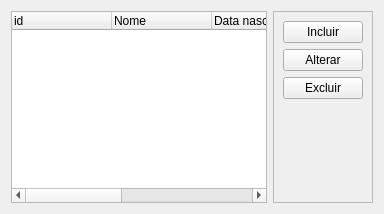
          <widget class="QWidget" name="cad_atletas">
           <attribute name="title">
            <string>Atletas</string>
           </attribute>
           <layout class="QVBoxLayout" name="verticalLayout_16">
            <item>
             <layout class="QHBoxLayout" name="horizontalLayout_9">
              <item>
               <widget class="QTreeWidget" name="tbl_atletas">
                <column>
                 <property name="text">
                  <string>id</string>
                 </property>
                </column>
                <column>
                 <property name="text">
                  <string>Nome</string>
                 </property>
                </column>
                <column>
                 <property name="text">
                  <string>Data nascimento</string>
                 </property>
                </column>
                <column>
                 <property name="text">
                  <string>Grupo</string>
                 </property>
                </column>
                <column>
                 <property name="text">
                  <string>Início</string>
                 </property>
                </column>
                <column>
                 <property name="text">
                  <string>Fim</string>
                 </property>
                </column>
               </widget>
              </item>
              <item>
               <widget class="QFrame" name="frame_11">
                <property name="frameShape">
                 <enum>QFrame::StyledPanel</enum>
                </property>
                <property name="frameShadow">
                 <enum>QFrame::Raised</enum>
                </property>
                <layout class="QVBoxLayout" name="verticalLayout_15">
                 <item>
                  <widget class="QPushButton" name="btn_incluir_atleta">
                   <property name="sizePolicy">
                    <sizepolicy hsizetype="Preferred" vsizetype="Preferred">
                     <horstretch>0</horstretch>
                     <verstretch>0</verstretch>
                    </sizepolicy>
                   </property>
                   <property name="cursor">
                    <cursorShape>PointingHandCursor</cursorShape>
                   </property>
                   <property name="styleSheet">
                    <string notr="true"/>
                   </property>
                   <property name="text">
                    <string>Incluir</string>
                   </property>
                  </widget>
                 </item>
                 <item>
                  <widget class="QPushButton" name="btn_alterar_atleta">
                   <property name="sizePolicy">
                    <sizepolicy hsizetype="Preferred" vsizetype="Preferred">
                     <horstretch>0</horstretch>
                     <verstretch>0</verstretch>
                    </sizepolicy>
                   </property>
                   <property name="cursor">
                    <cursorShape>PointingHandCursor</cursorShape>
                   </property>
                   <property name="styleSheet">
                    <string notr="true"/>
                   </property>
                   <property name="text">
                    <string>Alterar</string>
                   </property>
                  </widget>
                 </item>
                 <item>
                  <widget class="QPushButton" name="btn_excluir_atletas">
                   <property name="sizePolicy">
                    <sizepolicy hsizetype="Preferred" vsizetype="Preferred">
                     <horstretch>0</horstretch>
                     <verstretch>0</verstretch>
                    </sizepolicy>
                   </property>
                   <property name="cursor">
                    <cursorShape>PointingHandCursor</cursorShape>
                   </property>
                   <property name="styleSheet">
                    <string notr="true"/>
                   </property>
                   <property name="text">
                    <string>Excluir</string>
                   </property>
                  </widget>
                 </item>
                 <item>
                  <spacer name="verticalSpacer_11">
                   <property name="orientation">
                    <enum>Qt::Vertical</enum>
                   </property>
                   <property name="sizeHint" stdset="0">
                    <size>
                     <width>20</width>
                     <height>40</height>
                    </size>
                   </property>
                  </spacer>
                 </item>
                </layout>
               </widget>
              </item>
             </layout>
            </item>
           </layout>
          </widget>
